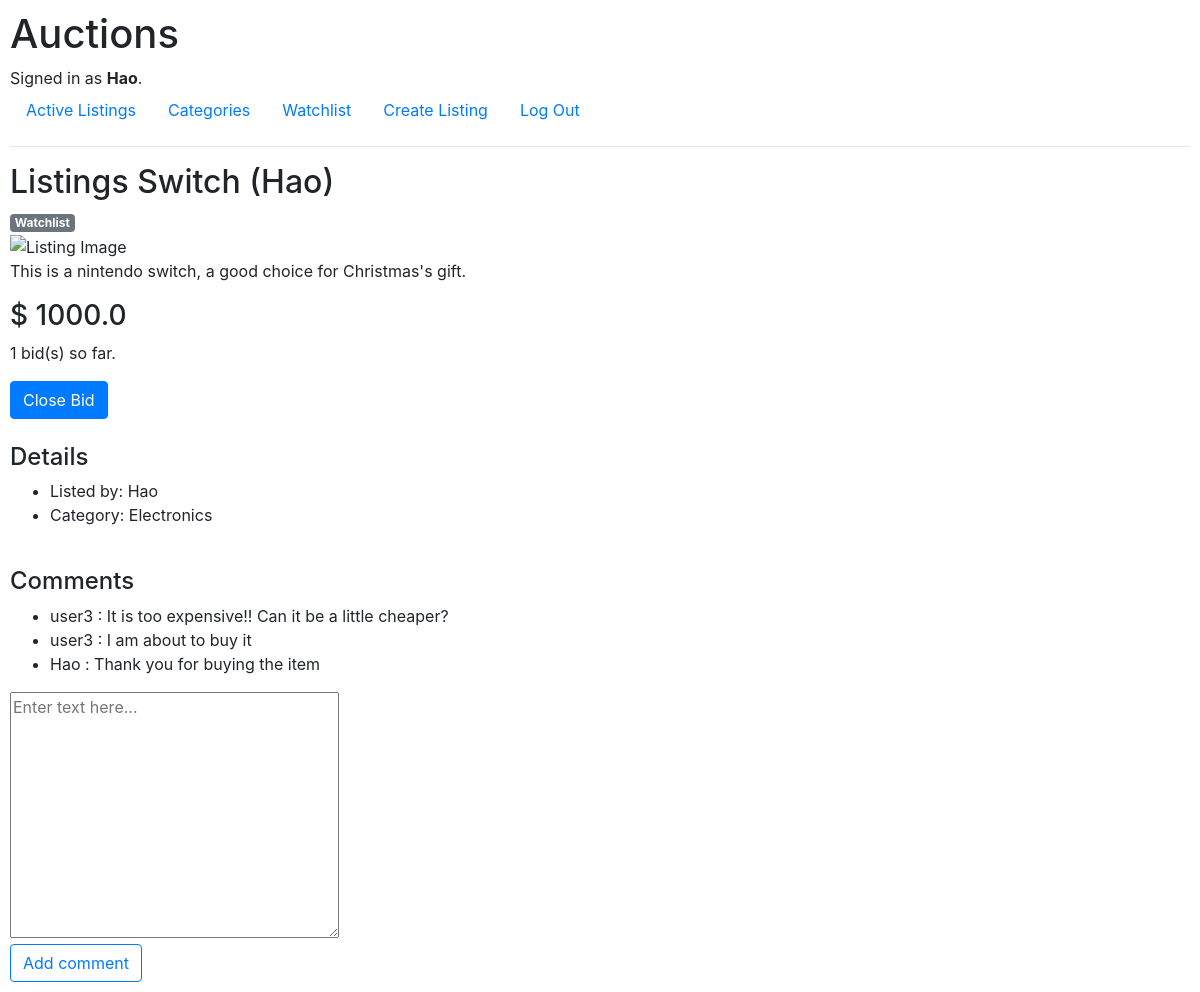
Page /listing/16 (signed in) on the committed database.
### auctions/models.py (models this page shows, shortened)
class User(AbstractUser):
    auctions = models.JSONField(default=my_default)
    watchList = models.JSONField(default=my_default)

class Auction(models.Model):
    title = models.CharField(max_length=64)
    description = models.TextField()
    start_bid = models.FloatField()
    image = models.URLField()
    createdAt = models.CharField(max_length=26)
    createdBy = models.ForeignKey(User, on_delete=models.CASCADE, related_name="owns")
    status = models.IntegerField()
    def __str__(self):
        return f"{self.title} ({self.start_bid}) : {self.status}"

class Bid(models.Model):
    user = models.IntegerField()
    listing = models.IntegerField()
    new_bid = models.FloatField()

class Category(models.Model):
    category = models.CharField(max_length=64)

class Comment(models.Model):
    user = models.ForeignKey(User, on_delete=models.CASCADE, related_name="own_comments")
    listing = models.ForeignKey(Auction, on_delete=models.CASCADE, related_name="all_comments")
    content = models.TextField()

### auctions/views.py (the view, shortened to what this page needs)
# urls.py: path("listing/<int:id>", views.listing, name="listing"),
def listing(request, id, message=None, owner=None, comment=None):
    try:
        listing = Auction.objects.get(id=id)
        print(listing)
        loginStatus = True if request.user.is_authenticated else False
        bids = Bid.objects.all().filter(listing=id)
        number_bids = len(bids)
        owner = listing.createdBy
        if id in request.user.auctions:
            if request.user == owner:
                ownerLogin = True
                buyerLogin = False
            else:
                ownerLogin = False
                buyerLogin = True
        else:
            buyerLogin, ownerLogin = False, False
        category = Category.objects.get(id=Auction_Category.objects.get(listing_id=id).category_id).category
        bid_message = ""
        comments = listing.all_comments
        if number_bids > 0:
            highest_bid = max(bids, key=lambda bid: bid.new_bid)
            current_bid_price = highest_bid.new_bid
            if highest_bid.user == request.user.id:
                bid_message = "Your bid is the current bid."
        else:
            current_bid_price = listing.start_bid
            bid_message = "No bid been placed yet"
        user = User.objects.get(id=request.user.id)
        inWatchList = True if id in user.watchList else False
        ownerLogin = user if id in user.auctions else None
        return render(request, "auctions/listing.html", {
            "listing": listing,
            "login": loginStatus,
            "message": message,
            "number_bids": number_bids,
            "current_bid": current_bid_price,
            "bid_message": bid_message,
            "ownerLogin": ownerLogin,
            "owner": owner,
            "category": category,
            "inWatchList": inWatchList,
            "comments": comments,
            "buyerLogin": buyerLogin
        })
    except Auction.DoesNotExist:
        print(f"Listing with id({id}) is not found.")
        return render(request, "auctions/listing.html", {
            "message": "Listing Not Found"
        })

### auctions/templates/auctions/listing.html (shortened to what this page needs)
{% extends "auctions/layout.html" %}
{% block body %}
    <h2>Listings {{ listing.title }}</h2>
    {% if inWatchList %}
        <span class="badge badge-primary">Watchlist</span>
        <br>
    {% else %}
        <span class="badge badge-secondary">Watchlist</span>
        <br>
    {% endif %}
    <img src="{{ listing.image }}" alt="Listing Image">
    <p>{{ listing.description }}</p>
    <h3>$ {{ current_bid }}</h3>
    {% if buyerLogin%}
    <div class="alert alert-success" role="alert">
        Conguaturations! You have bought it!
    </div>
    {% else %}
        <p>{{ number_bids }} bid(s) so far. {{ bid_message }}</p>
        {% if ownerLogin %}
            <form action="{% url 'listing_owner' id=listing.id message=1 owner=owner.id %}" method="post" id="close_bid">
                <input type="submit" value="Close Bid" class="btn btn-primary">
            </form>
        {% endif %}
    {% endif %}
    <br>
    <h4>Details</h4>
    <ul>
        <li>Listed by: {{ owner.username }}</li>
        <li>Category: {{ category }}</li>
    </ul>
    <br>
    {% if comments %}
        <h4>Comments</h4>
        <ul>
            {% for comment in comments.all %}
                <li>
                    {{ comment.user.username}} : {{ comment.content }}
                </li>
            {% empty %}
                No comments yet...
            {% endfor %}
        </ul>
    {% endif %}
    <textarea name="comment" id="" cols="30" rows="10" form="add_comment" placeholder="Enter text here..."></textarea>
    <form action="{% url 'listing_comment' id=listing.id message=0 owner=0 comment=1 %}" method="post" id="add_comment">
        <input type="submit" value="Add comment" class="btn btn-outline-primary">
    </form>
{% endblock %}

### auctions/templates/auctions/layout.html (shortened to what this page needs)
{% load static %}
<!DOCTYPE html>
<html lang="en">
	<head>
		<link
			rel="stylesheet"
			href="https://stackpath.bootstrapcdn.com/bootstrap/4.4.1/css/bootstrap.min.css"
		/>
		<link href="{% static 'auctions/styles.css' %}" rel="stylesheet" />
	</head>
	<body>
		<h1>Auctions</h1>
		<div>
			{% if user.is_authenticated %} Signed in as
            <strong>{{ user.username }}</strong>.
            {% else %} Not signed in.
            {% endif %}
		</div>
		<ul class="nav">
			<li class="nav-item">
				<a class="nav-link" href="{% url 'index' %}">Active Listings</a>
			</li>
			{% if user.is_authenticated %}
			<li class="nav-item">
				<a class="nav-link" href="{% url 'categories' %}">Categories</a>
			</li>
			<li class="nav-item">
				<a class="nav-link" href="{% url 'watchList' %}">Watchlist</a>
			</li>
			<li class="nav-item">
				<a class="nav-link" href="{% url 'create' %}">Create Listing</a>
			</li>
			<li class="nav-item">
				<a class="nav-link" href="{% url 'logout' %}">Log Out</a>
			</li>
			{% endif %}
		</ul>
		<hr />
		{% block body %} {% endblock %}
	</body>
</html>

### auctions/static/auctions/styles.css (style rules this page uses)
body { padding: 10px; }

### rows in the picture
User: username "Hao"
Auction: title "Switch (Hao)", description "This is a nintendo switch, a good choice for Christmas's gift."
Bid: new_bid "1000.0"
Category: category "Electronics"
Comment: user.username "user3", content "It is too expensive!! Can it be a little cheaper?"
Comment: user.username "user3", content "I am about to buy it"
Comment: user.username "Hao", content "Thank you for buying the item"

### other values in the picture
{{ number_bids }} "1"
